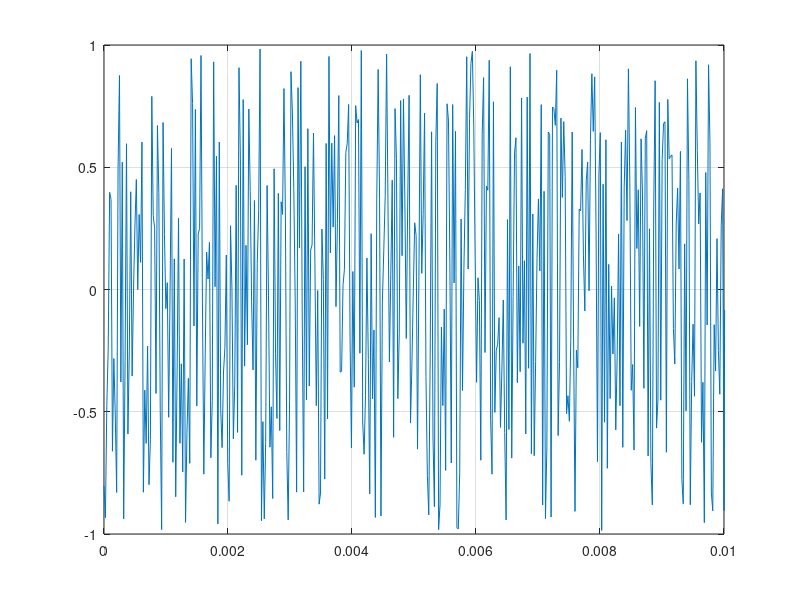

Write the MATLAB code that produced this figure.
%% this script for creating white noise 
clear;
clc;
Fs = 44100; 
time = 1 ; 
N = Fs * time;
X = rand(1,N)*2 -1;
t = linspace(0,time,N);
sound(X,Fs,16);
plot(t,X)
grid ;
xlim([0 ,.01])